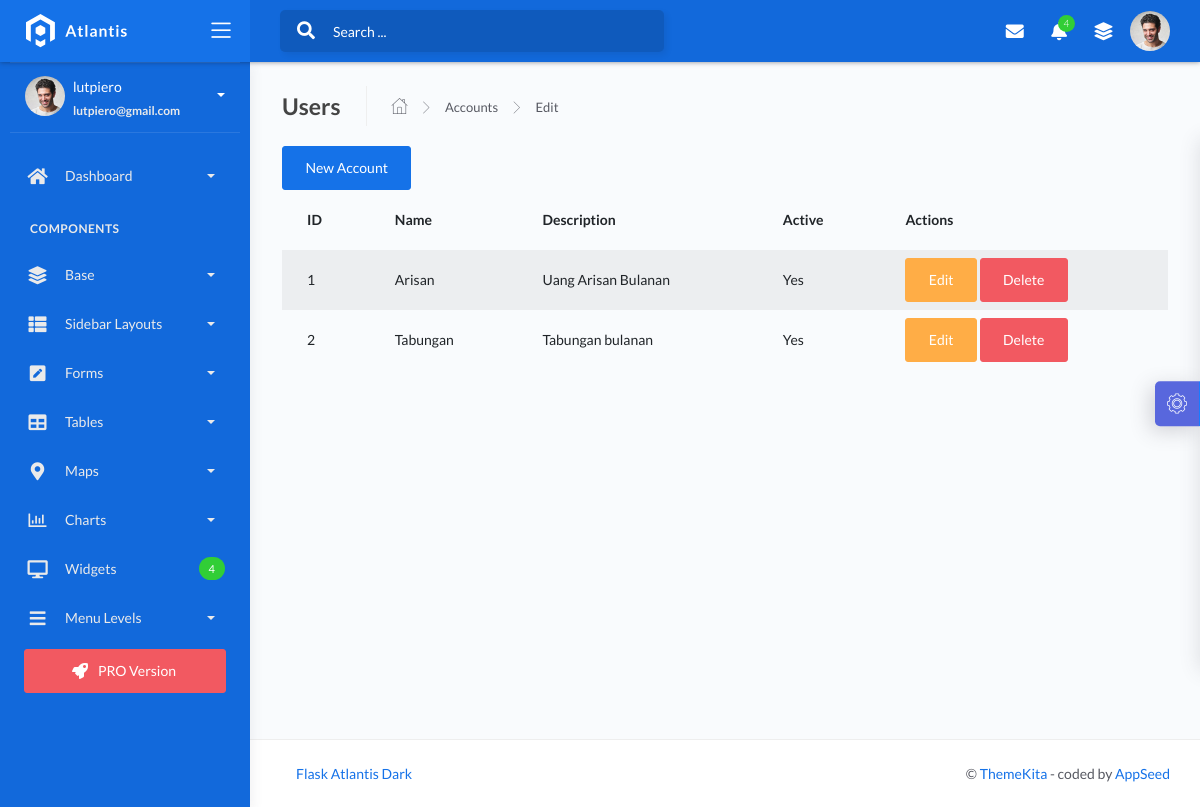
Page /accounts (signed in) on the committed database.
### apps/authentication/models.py (models this page shows, shortened)
class Users(db.Model, UserMixin):
    __tablename__ = 'users'
    id = db.Column(db.Integer, primary_key=True)
    username = db.Column(db.String(64), unique=True)
    email = db.Column(db.String(64), unique=True)
    password = db.Column(db.LargeBinary)
    roles = db.relationship('Role', secondary='user_roles', backref=db.backref('users', lazy='dynamic'))
    def has_role(self, *role_names):
        user_roles = {role.name for role in self.roles}
        return any(role in user_roles for role in role_names)

### apps/treasurer/models.py (models this page shows, shortened)
class Account(db.Model):
    __tablename__ = 'accounts'
    id = Column(Integer, primary_key=True)
    name = Column(String(100), nullable=False)
    description = Column(Text, nullable=True)
    active = Column(Boolean, default=True, nullable=False)

### apps/account/routes.py (the view)
@blueprint.route('/accounts')
def index():
    accounts = Account.query.all()
    return render_template('accounts/index.html', accounts=accounts)

### apps/__init__.py (called while the page is built)
def configure_database(app):
    @app.before_first_request
    def initialize_database():
        try:
            db.create_all()
        except Exception as e:
            print('> Error: DBMS Exception: ' + str(e) )
            basedir = os.path.abspath(os.path.dirname(__file__))
            app.config['SQLALCHEMY_DATABASE_URI'] = SQLALCHEMY_DATABASE_URI = 'sqlite:///' + os.path.join(basedir, 'db.sqlite3')
            print('> Fallback to SQLite ')
            db.create_all()
    @app.teardown_request
    def shutdown_session(exception=None):
        db.session.remove()

### apps/authentication/models.py (called while the page is built)
@login_manager.user_loader
def user_loader(id):
    return Users.query.filter_by(id=id).first()

### apps/templates/accounts/index.html (shortened to what this page needs)
{% extends "layouts/base.html" %}
{% block content %}
<div class="content">
    <div class="page-inner">
        <div class="page-header">
            <h4 class="page-title">Users</h4>
            <ul class="breadcrumbs">
                <li class="nav-home">
                    <a href="#">
                        <i class="flaticon-home"></i>
                    </a>
                </li>
                <li class="separator">
                    <i class="flaticon-right-arrow"></i>
                </li>
                <li class="nav-item">
                    <a href="{{url_for('account.index')}}">Accounts</a>
                </li>
                <li class="separator">
                    <i class="flaticon-right-arrow"></i>
                </li>
                <li class="nav-item">
                    <a href="#">Edit</a>
                </li>
            </ul>
        </div>
        <div class="row">
            <div class="col-md-12 table-responsive">
                <a href="{{ url_for('account.new_account') }}" class="btn btn-primary">New Account</a>
                <table class="table table-striped">
                    <thead>
                    <tr>
                        <th>ID</th>
                        <th>Name</th>
                        <th>Description</th>
                        <th>Active</th>
                        <th>Actions</th>
                    </tr>
                    </thead>
                    <tbody>
                    {% for account in accounts %}
                    <tr>
                        <td>{{ account.id }}</td>
                        <td>{{ account.name }}</td>
                        <td>{{ account.description }}</td>
                        <td>{{ 'Yes' if account.active else 'No' }}</td>
                        <td>
                            <a href="{{ url_for('account.edit_account', id=account.id) }}" class="btn btn-warning">Edit</a>
                            <form action="{{ url_for('account.delete_account', id=account.id) }}" method="POST" style="display:inline;">
                                <button type="submit" class="btn btn-danger">Delete</button>
                            </form>
                        </td>
                    </tr>
                    {% endfor %}
                    </tbody>
                </table>
            </div>
        </div>
    </div>
</div>
{% endblock content %}

### apps/templates/includes/sidebar.html (shortened to what this page needs)
		<div class="sidebar sidebar-style-2" data-background-color="blue2">
			<div class="sidebar-wrapper scrollbar scrollbar-inner">
				<div class="sidebar-content">
				{% if current_user.is_authenticated %}
					<div class="user">
						<div class="avatar-sm float-left mr-2">
							<img src="/static/assets/img/profile.jpg" alt="..." class="avatar-img rounded-circle">
						</div>
						<div class="info">
							<a data-toggle="collapse" href="#collapseExample" aria-expanded="true">
								<span>
									{{ current_user.username }}
									<span class="user-level">
										{{ current_user.email }}
									</span>
									<span class="caret"></span>
								</span>
							</a>
						</div>
					</div>
					<ul class="nav nav-primary">
						<li class="nav-item {% if 'index' in segment %} active {% endif %}">
							<a data-toggle="collapse" href="#dashboard" class="collapsed" aria-expanded="false">
								<i class="fas fa-home"></i>
								<p>Dashboard</p>
								<span class="caret"></span>
							</a>
						</li>
						<li class="nav-section">
							<h4 class="text-section">Components</h4>
						</li>
						<li class="nav-item {% if 'ui-' in segment %} active {% endif %}">
							<a data-toggle="collapse" href="#base">
								<i class="fas fa-layer-group"></i>
								<p>Base</p>
								<span class="caret"></span>
							</a>
						</li>
						<li class="nav-item {% if 'layout' in segment %} active {% endif %}">
							<a data-toggle="collapse" href="#sidebarLayouts">
								<i class="fas fa-th-list"></i>
								<p>Sidebar Layouts</p>
								<span class="caret"></span>
							</a>
						</li>
						<li class="nav-item {% if 'form' in segment %} active {% endif %}">
							<a data-toggle="collapse" href="#forms">
								<i class="fas fa-pen-square"></i>
								<p>Forms</p>
								<span class="caret"></span>
							</a>
						</li>
						<li class="nav-item {% if 'tables' in segment %} active {% endif %}">
							<a data-toggle="collapse" href="#tables">
								<i class="fas fa-table"></i>
								<p>Tables</p>
								<span class="caret"></span>
							</a>
						</li>
						<li class="nav-item {% if 'maps' in segment %} active {% endif %}">
							<a data-toggle="collapse" href="#maps">
								<i class="fas fa-map-marker-alt"></i>
								<p>Maps</p>
								<span class="caret"></span>
							</a>
						</li>
						<li class="nav-item {% if 'charts' in segment %} active {% endif %}">
							<a data-toggle="collapse" href="#charts">
								<i class="far fa-chart-bar"></i>
								<p>Charts</p>
								<span class="caret"></span>
							</a>
						</li>
						<li class="nav-item {% if 'widgets' in segment %} active {% endif %}">
							<a href="/widgets.html">
								<i class="fas fa-desktop"></i>
								<p>Widgets</p>
								<span class="badge badge-success">4</span>
							</a>
						</li>
						<li class="nav-item">
							<a data-toggle="collapse" href="#submenu">
								<i class="fas fa-bars"></i>
								<p>Menu Levels</p>
								<span class="caret"></span>
							</a>
						</li>
						<li class="mx-4 mt-2">
                            <a target="_blank"
                               href="https://appseed.us/admin-dashboards/flask-dashboard-atlantis-dark-pro"
                               class="btn btn-danger btn-block">
                                <span class="btn-label mr-2">  </span>PRO Version</a>
						</li>
					</ul>
				{% endif %}
				</div>
			</div>
		</div>

### rows in the picture
Users: username "lutpiero", email "lutpiero@gmail.com"
Account: id "1", name "Arisan", description "Uang Arisan Bulanan", active "Yes"
Account: id "2", name "Tabungan", description "Tabungan bulanan", active "Yes"
